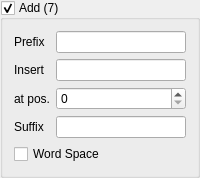
         <widget class="QGroupBox" name="addBox">
          <property name="enabled">
           <bool>true</bool>
          </property>
          <property name="title">
           <string>Add (7)</string>
          </property>
          <property name="checkable">
           <bool>true</bool>
          </property>
          <layout class="QGridLayout" name="gridLayout_5">
           <item row="1" column="1">
            <widget class="QLineEdit" name="addInsertEdit"/>
           </item>
           <item row="2" column="0">
            <widget class="QLabel" name="label_15">
             <property name="text">
              <string>at pos.</string>
             </property>
            </widget>
           </item>
           <item row="3" column="1">
            <widget class="QLineEdit" name="addSuffixEdit"/>
           </item>
           <item row="3" column="0">
            <widget class="QLabel" name="label_16">
             <property name="text">
              <string>Suffix</string>
             </property>
            </widget>
           </item>
           <item row="4" column="0" colspan="2">
            <widget class="QCheckBox" name="addWordSpaceCheck">
             <property name="text">
              <string>Word Space</string>
             </property>
            </widget>
           </item>
           <item row="0" column="1">
            <widget class="QLineEdit" name="addPrefixEdit"/>
           </item>
           <item row="2" column="1">
            <widget class="QSpinBox" name="addAtPosSpin"/>
           </item>
           <item row="1" column="0">
            <widget class="QLabel" name="label_14">
             <property name="text">
              <string>Insert</string>
             </property>
            </widget>
           </item>
           <item row="0" column="0">
            <widget class="QLabel" name="label_13">
             <property name="text">
              <string>Prefix</string>
             </property>
            </widget>
           </item>
          </layout>
         </widget>
